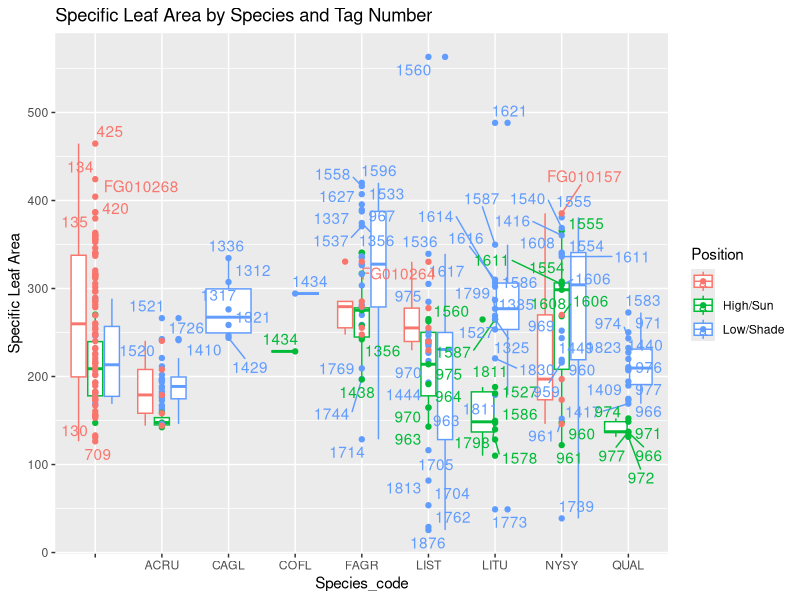
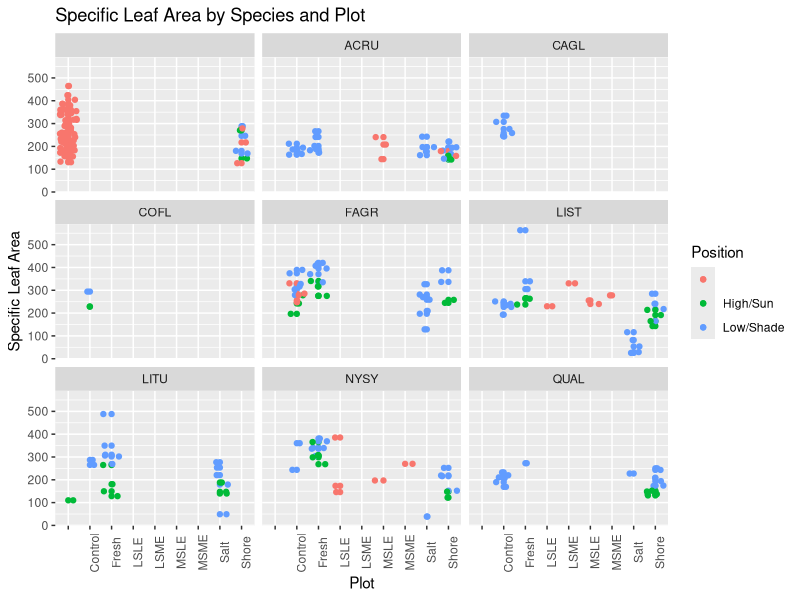
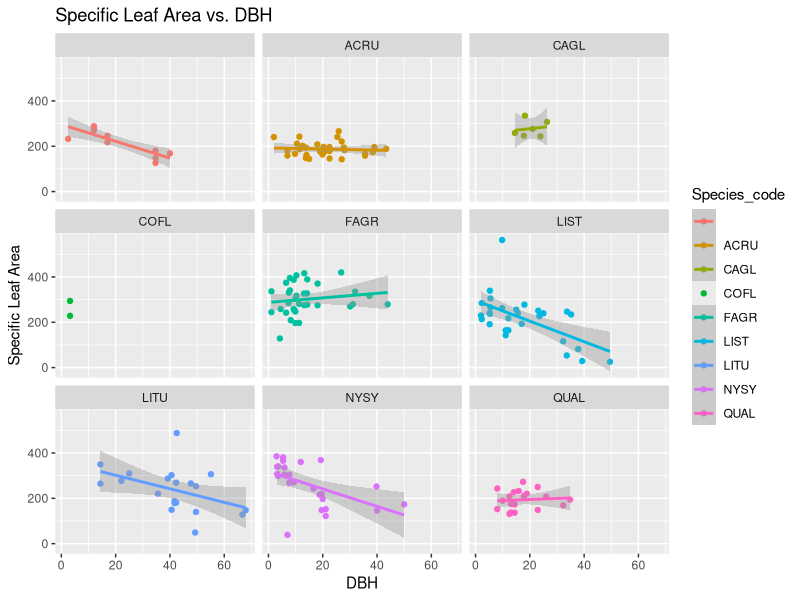

Recreate these plots in R, in order.
## ---- chunk 1
knitr::opts_chunk$set(echo = TRUE)
## ---- chunk 2
## Load necessary packages
library(dplyr)
library(tidyr)
library(readr)
library(knitr)
library(ggrepel)
library(ggplot2)
## ---- chunk 3
samp_char <- read_csv("../Design/sampling_characteristics.csv")
## ---- chunk 4
knitr::kable(samp_char, caption = "Characteristics of Species Sampled")
## ---- chunk 5
sla <- read.csv("../SLA Data.csv", stringsAsFactors = FALSE) %>% 
  mutate(Tag = as.character(Tag))
print(sla)
print(summary(sla))
## ---- chunk 6
sla <- sla %>% 
  mutate(specific_leaf_area = round(Leaf_Area_cm2 / Leaf_Mass_g, 3)) 
## ---- chunk 7
summary(sla)
## ---- chunk 8
## Join with inventory data

## Read in the storm surge inventory data
ss_inventory <- read.csv("../ss-inventory.csv", stringsAsFactors = FALSE) %>% 
  select(Plot, Species_code, Tag, DBH) %>% 
  mutate(Tag = as.character(Tag))
summary(ss_inventory)

## The 'shore' plot at GCREW overlaps with the PREMIS-ghg HSLE plot,
## so use that transplant inventory data too
inventory <- read.csv("../inventory.csv", stringsAsFactors = FALSE) %>% 
  select(Plot, Tag, Species_code, DBH = DBH_cm_2019) %>% 
  filter(Plot == "HSLE") %>%  # GCREW only
  mutate(Plot = "Shore") %>% 
  bind_rows(ss_inventory)

# Create new dataset with plot, species, and tag columns
# by joining with the storm surge inventory data
sla %>% 
  left_join(inventory, by = "Tag") %>% 
  # if NA DBH, then get information from what we measured in field
  mutate(DBH = if_else(is.na(DBH), No_Tag_DBH, DBH),
         Species_code = if_else(is.na(Species_code), No_Tag_Species_code, Species_code),
         Plot = if_else(is.na(Plot), No_Tag_Plot, Plot)) %>% 
  # We only want four letter species codes
  mutate(Species_code = substr(Species_code, 1,4)) ->
  sla_joined

# At this point there should be NO data with an NA for Plot or DBH or Species_code
# Warn if this occurs
if(any(is.na(sla_joined$DBH))) {
  warning("We still have unmatched trees!")  
}
if(any(sla_joined$Species_code == "")) {
  warning("We have blank species codes!")  
}
## ---- chunk 9
## SLA by species box plot
sla_with_tag <- sla_joined %>%
  ggplot(aes(Species_code, specific_leaf_area, label = Tag, color = Position)) +
  geom_boxplot() +
  geom_text_repel() +
  geom_point() + 
  labs(title = "Specific Leaf Area by Species and Tag Number", y = "Specific Leaf Area")
print(sla_with_tag)
## ---- chunk 10
## SLA faceted by species
sla_by_species <- sla_joined %>%
  ggplot(aes(Plot, specific_leaf_area, color = Position)) +
  geom_point() + 
  geom_jitter() +
  facet_wrap(~Species_code) +
  theme(axis.text.x = element_text(angle = 90)) +
  labs(title = "Specific Leaf Area by Species and Plot", y = "Specific Leaf Area")
print(sla_by_species)
## ---- chunk 11
## DBH vs sla colored by species
sla_vs_dbh <- sla_joined %>% 
  ggplot(aes(DBH, specific_leaf_area, color = Species_code)) +
  geom_point() + 
  facet_wrap(~Species_code) +
  geom_smooth(method = "lm") +
  labs(title = "Specific Leaf Area vs. DBH", y = "Specific Leaf Area")
print(sla_vs_dbh)
